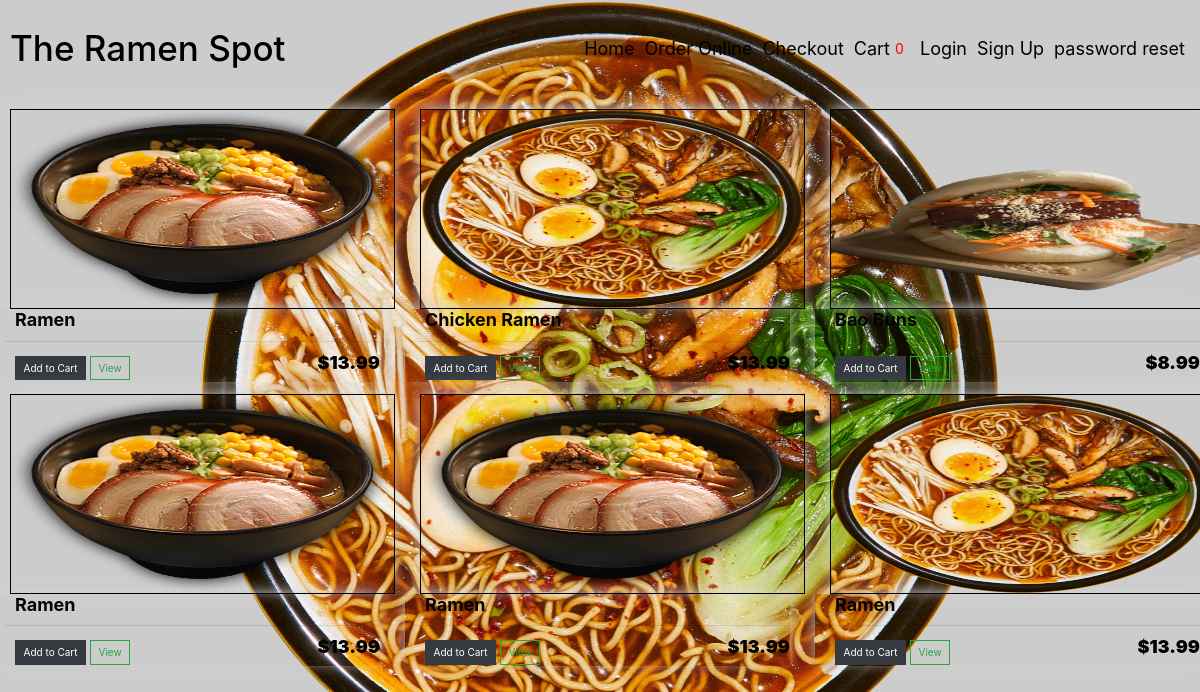
The app's page /menu/ with its own data.
### customer/models.py (models this page shows, shortened)
class Products(models.Model):
   name = models.CharField(max_length=200, null=True)
   description = models.TextField(max_length=500)
   price = models.FloatField()
   dinein = models.BooleanField(default=False, null=True, blank=False)
   image = models.ImageField(null=True, blank=True)
   category = models.ManyToManyField('Category', related_name='item')
   @property
   def imageURL(self):
      try:
         url = self.image.url
      except:
         url = ''
      return url

### customer/views.py (the view)
# urls.py: path('menu/', views.menu, name="menu"),
def menu(request):
	if request.user.is_authenticated:
		customer = request.user.customer
		order, created = Order.objects.get_or_create(customer=customer, complete=False)
		items = order.orderitem_set.all()
		cartItems = order.cart_items
	else:
		items = []
		order = {'cart_total':0, 'cart_items':0, 'delivery': False}
		cartItems = order['cart_items']
	products = Products.objects.all()
	context = {'products':products, 'cartItems':cartItems}
	return render(request, 'customer/menu.html', context)

### templates/customer/menu.html
{% extends 'base.html' %}
{% load static %}
{% block content %}
	<div class="row">
		{% for product in products %}
		<div class="col-lg-4">
			<img class="thumbnail" src="{{product.imageURL}}">
			<div class="box-element product">
				<h6 class="prod-name" style="font-size:large; color: rgb(4, 4, 4); "><strong>{{product.name}}</strong></h6>
				<hr>
				<button  data-product={{product.id}} data-action="add" class="cart btn btn-dark add-btn update-cart">Add to Cart</button>
				<a class="btn btn-outline-success" href="{% url 'view' %}">View</a>
				<h4 style="display: inline-block; font-size: large; font-weight:900; color: black; float: right"><strong>${{product.price}}</strong></h4>
			</div>
		</div>
		{% endfor %}
	</div>
{% endblock content %}

### static/css/base.css (style rules this page uses)
* { padding: 0; margin: 0; box-sizing: border-box; }
html { font-size: 62.5%; }
.thumbnail { width: 100%; height: 200px; margin-left: 15px; margin-right: 10px; -webkit-box-shadow: -1px -3px 5px -2px rgba(214,214,214,1); -moz-box-shadow: -1px -3px 5px -2px rgba(214,214,214,1); box-shadow: -1px -3px 15px -2px rgba(214,214,214,1); border: .5px solid black; }
.product { border-radius: 0 0 4px 4px; }
.prod-name { margin-left: 10px; }
.cart { margin-left: 10px; }
.col-lg-4, .col-lg-6, .col-lg-8, .col-lg-12 { margin-top: 12px; }
.col-lg-4 { padding-left: 10px; }
.btn { border-radius: 0; }
.box-element { font-size: 2rem; font-weight: 900; padding-left: 10px; box-shadow: -1px -3px 15px -2px rgba(214,214,214,1); }

### records on screen
Products: imageURL (picture), name "Ramen", price "13.99"
Products: imageURL (picture), name "Chicken Ramen", price "13.99"
Products: imageURL (picture), name "Bao Buns", price "8.99"
Products: imageURL (picture), name "Ramen", price "13.99"
Products: imageURL (picture), name "Ramen", price "13.99"
Products: imageURL (picture), name "Ramen", price "13.99"

### other values on screen
{{ cartItems }} "0"
